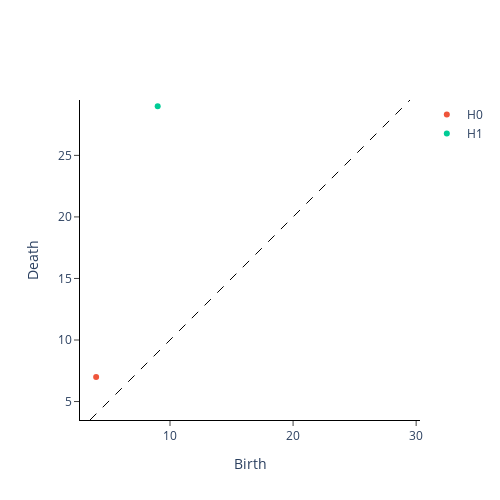

Notebook source saved alongside this figure:
### Code cell
import gtda.homology

b = gtda.images.Binarizer(threshold = 0.1)
df = gtda.images.RadialFiltration(center = numpy.array([ 14, 14 ]), metric = 'manhattan')

imgs = df.fit_transform(b.fit_transform(test_images[:10]))

cf = gtda.homology.CubicalPersistence()
cf.fit_transform_plot(imgs)

### Figure 1 — Plotly figure (JSON) as saved in the notebook; plotly's stock layout.template omitted (floating-point values rounded to 4 significant figures)
{"data": [{"hoverinfo": "none", "line": {"color": "black", "dash": "dash", "width": 1}, "mode": "lines", "showlegend": false, "type": "scatter", "x": [3.5, 29.5], "y": [3.5, 29.5]}, {"hoverinfo": "text", "hovertext": ["(4.0, 7.0)"], "mode": "markers", "name": "H0", "type": "scatter", "x": [4], "y": [7]}, {"hoverinfo": "text", "hovertext": ["(9.0, 29.0)"], "mode": "markers", "name": "H1", "type": "scatter", "x": [9], "y": [29]}], "layout": {"height": 500, "plot_bgcolor": "white", "width": 500, "xaxis": {"autorange": false, "exponentformat": "e", "linecolor": "black", "linewidth": 1, "mirror": false, "range": [3.5, 29.5], "showexponent": "all", "showline": true, "side": "bottom", "ticks": "outside", "title": {"text": "Birth"}, "type": "linear", "zeroline": true}, "yaxis": {"autorange": false, "exponentformat": "e", "linecolor": "black", "linewidth": 1, "mirror": false, "range": [3.5, 29.5], "scaleanchor": "x", "scaleratio": 1, "showexponent": "all", "showline": true, "side": "left", "ticks": "outside", "title": {"text": "Death"}, "type": "linear", "zeroline": true}}}
